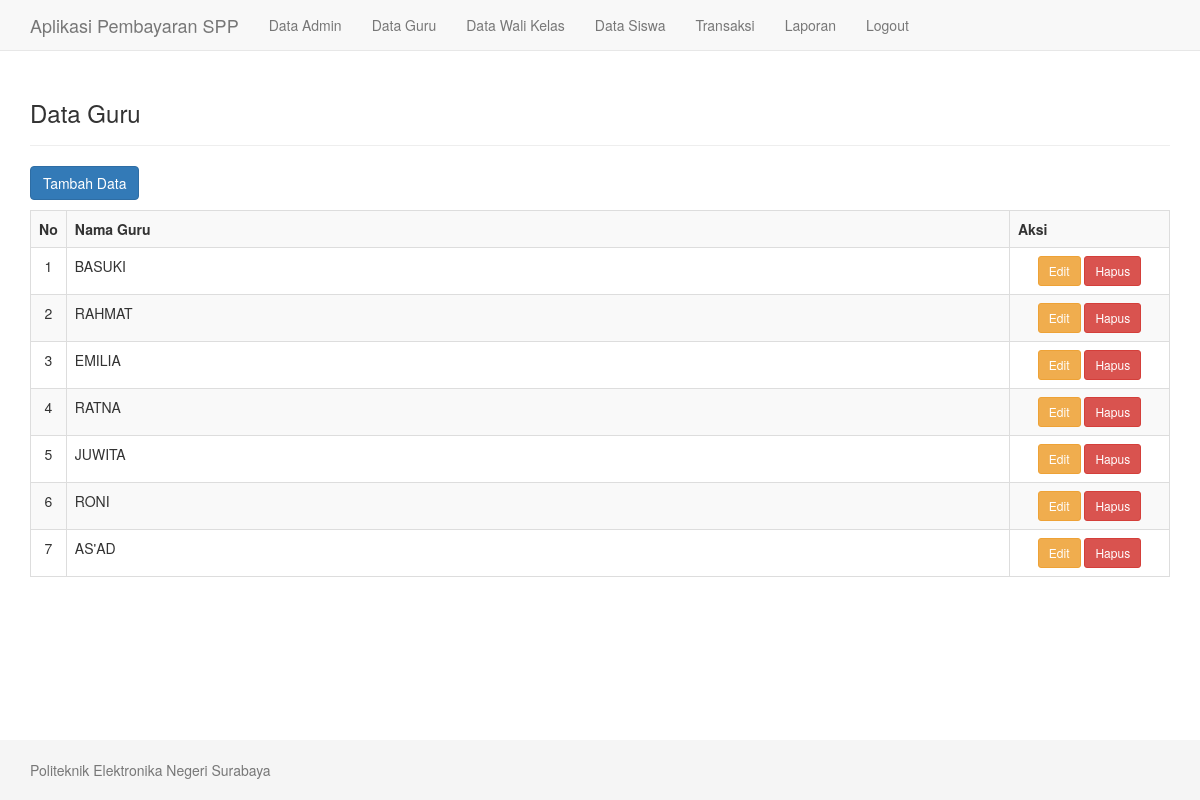
The page /tampil_guru.php (signed in) on the database as committed earlier.
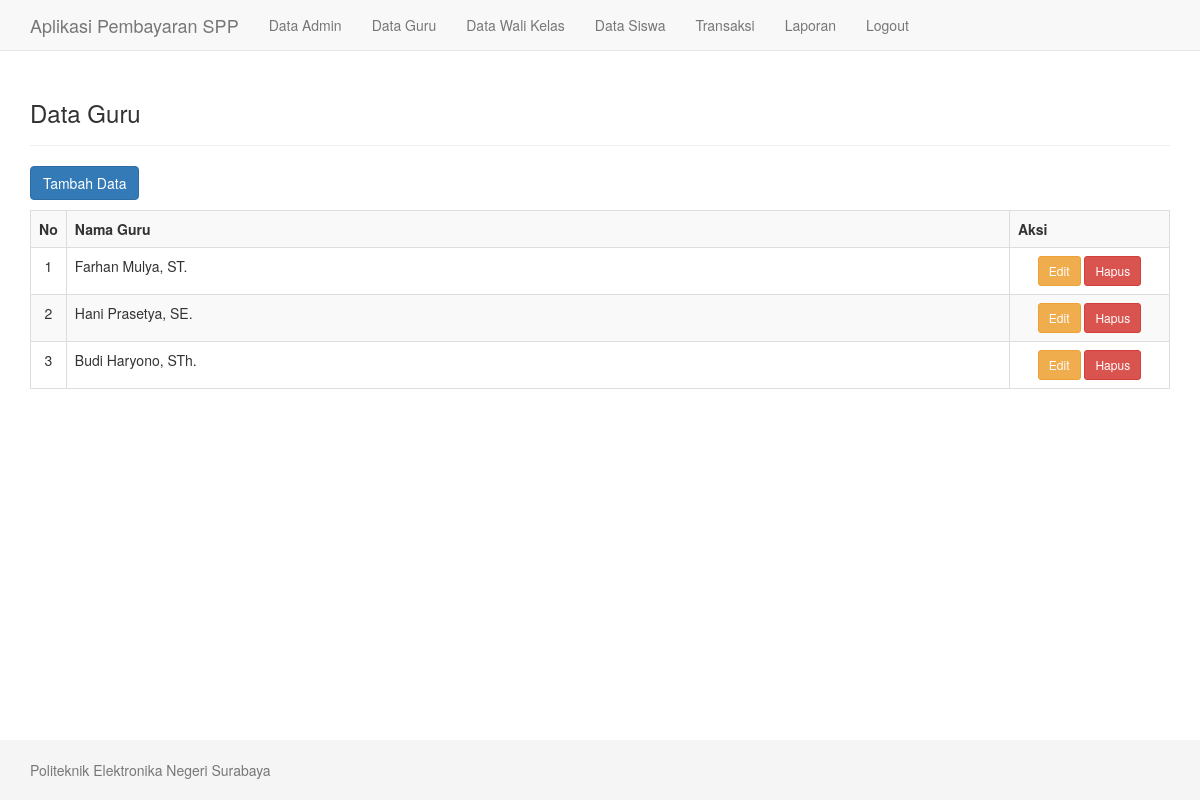
The same page on the database as committed later.
### tables this page shows
CREATE TABLE `guru` (
  `idguru` int(5) NOT NULL,
  `namaguru` varchar(40) DEFAULT NULL
);

### tampil_guru.php (the view)
<?php include "header.php"; ?>
<div class="container">
	<div class="page-header">
		<h3>Data Guru</h3>
	</div>
	<a class = "btn btn-primary" style="margin-bottom: 10px" href="tambah_guru.php">Tambah Data</a>
	<table class="table table-bordered table-striped">
		<tr>
			<th>No</th>
			<th>Nama Guru</th>
			<th>Aksi</th>
		</tr>
		<?php
		$sql=mysqli_query($konek, "SELECT * FROM guru ORDER BY idguru ASC");
		$no=1;
		while($d=mysqli_fetch_array($sql)){
			echo "<tr>
				<td width='15px' align='center'>$no</td>
				<td>$d[namaguru]</td>
				<td width='160px' align='center'>
					<a class = 'btn btn-warning btn-sm' href='edit_guru.php?id=$d[idguru]'>Edit</a>
					<a class = 'btn btn-danger btn-sm' href='hapus_guru.php?id=$d[idguru]'>Hapus</a>
				</td>
			</tr>";
			$no++;
		}
		?>
	</table>
</div>
<?php include "footer.php"; ?>

Rows that differ between the two databases and show on the page:
removed guru: namaguru "BASUKI"
removed guru: namaguru "RAHMAT"
removed guru: namaguru "EMILIA"
removed guru: namaguru "RATNA"
removed guru: namaguru "JUWITA"
removed guru: namaguru "RONI"
removed guru: namaguru "AS'AD"
added guru: namaguru "Farhan Mulya, ST."
added guru: namaguru "Hani Prasetya, SE."
added guru: namaguru "Budi Haryono, STh."
